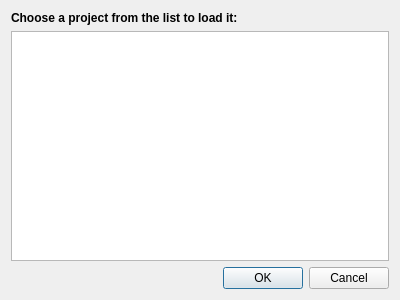
<?xml version="1.0" encoding="UTF-8"?>
<ui version="4.0">
 <class>ProjectDialog</class>
 <widget class="QDialog" name="ProjectDialog">
  <property name="geometry">
   <rect>
    <x>0</x>
    <y>0</y>
    <width>400</width>
    <height>300</height>
   </rect>
  </property>
  <property name="windowTitle">
   <string>Choose Project</string>
  </property>
  <property name="windowIcon">
   <iconset resource="../qrc/editor.qrc">
    <normaloff>:/ico101.ico</normaloff>:/ico101.ico</iconset>
  </property>
  <layout class="QVBoxLayout" name="verticalLayout">
   <item>
    <widget class="QLabel" name="label">
     <property name="font">
      <font>
       <weight>75</weight>
       <bold>true</bold>
      </font>
     </property>
     <property name="text">
      <string>Choose a project from the list to load it:</string>
     </property>
    </widget>
   </item>
   <item>
    <widget class="QListWidget" name="listWidget">
     <property name="alternatingRowColors">
      <bool>true</bool>
     </property>
    </widget>
   </item>
   <item>
    <widget class="QDialogButtonBox" name="buttonBox">
     <property name="orientation">
      <enum>Qt::Horizontal</enum>
     </property>
     <property name="standardButtons">
      <set>QDialogButtonBox::Cancel|QDialogButtonBox::Ok</set>
     </property>
    </widget>
   </item>
  </layout>
 </widget>
 <resources>
  <include location="../qrc/editor.qrc"/>
 </resources>
 <connections>
  <connection>
   <sender>buttonBox</sender>
   <signal>accepted()</signal>
   <receiver>ProjectDialog</receiver>
   <slot>accept()</slot>
   <hints>
    <hint type="sourcelabel">
     <x>248</x>
     <y>254</y>
    </hint>
    <hint type="destinationlabel">
     <x>157</x>
     <y>274</y>
    </hint>
   </hints>
  </connection>
  <connection>
   <sender>buttonBox</sender>
   <signal>rejected()</signal>
   <receiver>ProjectDialog</receiver>
   <slot>reject()</slot>
   <hints>
    <hint type="sourcelabel">
     <x>316</x>
     <y>260</y>
    </hint>
    <hint type="destinationlabel">
     <x>286</x>
     <y>274</y>
    </hint>
   </hints>
  </connection>
 </connections>
</ui>
